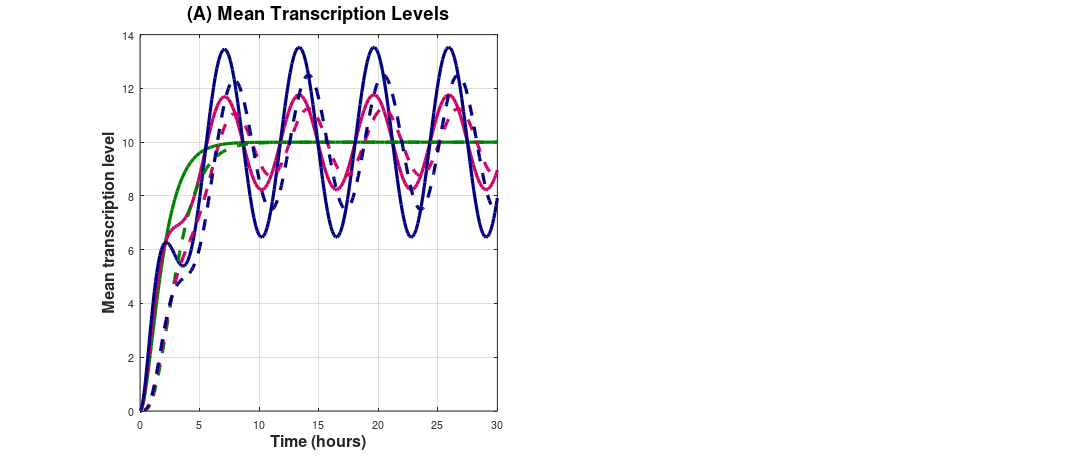

This figure's MATLAB source: (Note: this script raises an error after producing the figure.)
function main()
    clc; clear all; close all;
    
    % Create figure with publication settings
    fig = figure('Position', [200, 200, 1400, 600], ...
                 'Name', 'Gene Expression Analysis', ...
                 'Color', 'white', ...
                 'Renderer', 'painters', ...  % Vector renderer for high-quality EPS
                 'PaperPositionMode', 'auto', ...
                 'InvertHardcopy', 'off', ...
                 'PaperUnits', 'inches', ...
                 'PaperSize', [14, 6]);  % Larger paper size for better resolution
    
    % Common parameters
    tspan = [0 30];
    y0 = [1; 0; 0; 1; 0; 0; 0; 0; 0; 0];
    
    % Color scheme for different A1 values
    color_A1_0 = [0, 0.5, 0];       % Dark green for A1=0
    color_A1_5 = [0.8, 0, 0.4];     % Magenta for A1=5
    color_A1_10 = [0, 0, 0.5];      % Dark blue for A1=10
    
    % Enhanced line style parameters for EPS clarity
    line_width = 3.0;  % Increased from 2.5 for better visibility in EPS
    solid_style = '-';
    dashed_style = '--';
    
    % ==================== Subplot 1: Average Transcription Levels ====================
    subplot(1, 2, 1);
    hold on; box on; grid on;
    
    % Data storage
    t_data = cell(3, 1);
    mA_data = cell(3, 1);
    mB_data = cell(3, 1);
    
    % Simulation for different A1 values
    [t, Y] = ode45(@myODE_A0_A2_v0, tspan, y0);
    t_data{1} = t; mA_data{1} = Y(:,3); mB_data{1} = Y(:,6);
    
    [t, Y] = ode45(@myODE_A5_A2_v0, tspan, y0);
    t_data{2} = t; mA_data{2} = Y(:,3); mB_data{2} = Y(:,6);
    
    [t, Y] = ode45(@myODE_A10_A2_v0, tspan, y0);
    t_data{3} = t; mA_data{3} = Y(:,3); mB_data{3} = Y(:,6);
    
    % Plotting with increased line widths for EPS
    plot(t_data{1}, mA_data{1}, 'Color', color_A1_0, 'LineWidth', line_width, 'LineStyle', solid_style);
    plot(t_data{2}, mA_data{2}, 'Color', color_A1_5, 'LineWidth', line_width, 'LineStyle', solid_style);
    plot(t_data{3}, mA_data{3}, 'Color', color_A1_10, 'LineWidth', line_width, 'LineStyle', solid_style);
    
    plot(t_data{1}, mB_data{1}, 'Color', color_A1_0, 'LineWidth', line_width, 'LineStyle', dashed_style);
    plot(t_data{2}, mB_data{2}, 'Color', color_A1_5, 'LineWidth', line_width, 'LineStyle', dashed_style);
    plot(t_data{3}, mB_data{3}, 'Color', color_A1_10, 'LineWidth', line_width, 'LineStyle', dashed_style);
    
    % Formatting with increased font sizes for EPS
    xlabel('Time (hours)', 'FontSize', 15, 'FontWeight', 'bold');  % Increased from 14
    ylabel('Mean transcription level', 'FontSize', 15, 'FontWeight', 'bold');  % Increased from 14
    title('(A) Mean Transcription Levels', 'FontSize', 17, 'FontWeight', 'bold');  % Increased from 16
    xlim([0 30]);
    
    % Legend
    legend_handles = gobjects(6, 1);
    legend_handles(1) = plot(NaN, NaN, 'Color', color_A1_0, 'LineWidth', line_width, 'LineStyle', solid_style);
    legend_handles(2) = plot(NaN, NaN, 'Color', color_A1_5, 'LineWidth', line_width, 'LineStyle', solid_style);
    legend_handles(3) = plot(NaN, NaN, 'Color', color_A1_10, 'LineWidth', line_width, 'LineStyle', solid_style);
    legend_handles(4) = plot(NaN, NaN, 'Color', color_A1_0, 'LineWidth', line_width, 'LineStyle', dashed_style);
    legend_handles(5) = plot(NaN, NaN, 'Color', color_A1_5, 'LineWidth', line_width, 'LineStyle', dashed_style);
    legend_handles(6) = plot(NaN, NaN, 'Color', color_A1_10, 'LineWidth', line_width, 'LineStyle', dashed_style);
    
    legend(legend_handles, ...
        {'$m_{\alpha}(t)$, $A_1=0$', ...
         '$m_{\alpha}(t)$, $A_1=5$', ...
         '$m_{\alpha}(t)$, $A_1=10$', ...
         '$m_{\beta}(t)$, $A_1=0$', ...
         '$m_{\beta}(t)$, $A_1=5$', ...
         '$m_{\beta}(t)$, $A_1=10$'}, ...
        'Interpreter', 'latex', 'Location', 'best', 'FontSize', 11, 'NumColumns', 2);  % Increased from 10
    
    ax = gca;
    ax.FontSize = 13;  % Increased from 12
    ax.LineWidth = 1.5;  % Increased from 1.2
    ax.TickDir = 'out';
    grid on; grid minor;
    
    % ==================== Subplot 2: Noise Intensities ====================
    subplot(1, 2, 2);
    hold on; box on;
    
    % Colors for left and right y-axes
    left_ycolor = [0.2, 0.2, 0.2];   % Dark gray for left axis
    right_ycolor = [0.5, 0.2, 0.2];  % Dark red for right axis
    
    % Case 1: A1 = 0
    [t, Y] = ode45(@myODE_A0_A2_v0, tspan, y0);
    mA = Y(:,3); mB = Y(:,6); u1 = Y(:,9); u2 = Y(:,10);
    eta_alpha_1 = (u1 - mA.^2) ./ (mA.^2 + 0.01);
    eta_beta_1 = (u2 - mB.^2) ./ (mB.^2 + 0.01);
    
    yyaxis left;
    h1a = plot(t, eta_alpha_1, 'Color', color_A1_0, 'LineWidth', line_width, 'LineStyle', solid_style);
    ylim([0.5 1]);
    % BOLDED Y-AXIS LABEL - Using \mathbf{} for bold in LaTeX
    ylabel('$\mathbf{CV^2_{\alpha}(t)}$', 'Interpreter', 'latex', 'FontSize', 15, 'FontWeight', 'bold');
    set(gca, 'YColor', left_ycolor, 'FontWeight', 'bold');  % Added FontWeight
    
    yyaxis right;
    h1b = plot(t, eta_beta_1, 'Color', color_A1_0, 'LineWidth', line_width, 'LineStyle', dashed_style);
    ylim([0 3]);
    % BOLDED Y-AXIS LABEL - Using \mathbf{} for bold in LaTeX
    ylabel('$\mathbf{CV^2_{\beta}(t)}$', 'Interpreter', 'latex', 'FontSize', 15, 'FontWeight', 'bold');
    set(gca, 'YColor', right_ycolor, 'FontWeight', 'bold');  % Added FontWeight
    
    % Case 2: A1 = 5
    [t, Y] = ode45(@myODE_A5_A2_v0, tspan, y0);
    mA = Y(:,3); mB = Y(:,6); u1 = Y(:,9); u2 = Y(:,10);
    eta_alpha_2 = (u1 - mA.^2) ./ (mA.^2 + 0.01);
    eta_beta_2 = (u2 - mB.^2) ./ (mB.^2 + 0.01);
    
    yyaxis left;
    h2a = plot(t, eta_alpha_2, 'Color', color_A1_5, 'LineWidth', line_width, 'LineStyle', solid_style);
    
    yyaxis right;
    h2b = plot(t, eta_beta_2, 'Color', color_A1_5, 'LineWidth', line_width, 'LineStyle', dashed_style);
    
    % Case 3: A1 = 10
    [t, Y] = ode45(@myODE_A10_A2_v0, tspan, y0);
    mA = Y(:,3); mB = Y(:,6); u1 = Y(:,9); u2 = Y(:,10);
    eta_alpha_3 = (u1 - mA.^2) ./ (mA.^2 + 0.01);
    eta_beta_3 = (u2 - mB.^2) ./ (mB.^2 + 0.01);
    
    yyaxis left;
    h3a = plot(t, eta_alpha_3, 'Color', color_A1_10, 'LineWidth', line_width, 'LineStyle', solid_style);
    
    yyaxis right;
    h3b = plot(t, eta_beta_3, 'Color', color_A1_10, 'LineWidth', line_width, 'LineStyle', dashed_style);
    
    % Formatting with increased font sizes
    xlabel('Time (hours)', 'FontSize', 15, 'FontWeight', 'bold');  % Increased from 14
    title('(B) Noise Intensities', 'FontSize', 17, 'FontWeight', 'bold');  % Increased from 16
    xlim([0 30]);
    
    % Ensure both y-axis labels are bold (reapply to both sides with explicit bold)
    yyaxis left;
    % Alternative method: Set the ylabel text object properties directly
    ylabel_handle_left = ylabel('$\mathbf{CV^2_{\alpha}(t)}$', 'Interpreter', 'latex', 'FontSize', 15);
    set(ylabel_handle_left, 'FontWeight', 'bold');
    
    yyaxis right;
    ylabel_handle_right = ylabel('$\mathbf{CV^2_{\beta}(t)}$', 'Interpreter', 'latex', 'FontSize', 15);
    set(ylabel_handle_right, 'FontWeight', 'bold');
    
    % Also make axis tick labels bold
    ax = gca;
    ax.FontWeight = 'bold';
    
    set([h1a, h1b, h2a, h2b, h3a, h3b], 'HandleVisibility', 'off');
    
    % ============ MODIFIED: Create legend with ONLY lines (no markers) ============
    % Create dummy lines for legend - WITHOUT markers
    legend_handles2 = gobjects(6, 1);
    legend_handles2(1) = plot(NaN, NaN, 'Color', color_A1_0, 'LineWidth', line_width, 'LineStyle', solid_style, 'Marker', 'none');
    legend_handles2(2) = plot(NaN, NaN, 'Color', color_A1_5, 'LineWidth', line_width, 'LineStyle', solid_style, 'Marker', 'none');
    legend_handles2(3) = plot(NaN, NaN, 'Color', color_A1_10, 'LineWidth', line_width, 'LineStyle', solid_style, 'Marker', 'none');
    legend_handles2(4) = plot(NaN, NaN, 'Color', color_A1_0, 'LineWidth', line_width, 'LineStyle', dashed_style, 'Marker', 'none');
    legend_handles2(5) = plot(NaN, NaN, 'Color', color_A1_5, 'LineWidth', line_width, 'LineStyle', dashed_style, 'Marker', 'none');
    legend_handles2(6) = plot(NaN, NaN, 'Color', color_A1_10, 'LineWidth', line_width, 'LineStyle', dashed_style, 'Marker', 'none');
    
    legend(legend_handles2, ...
        {'$CV^2_{\alpha}(t)$, $A_1=0$', ...
         '$CV^2_{\alpha}(t)$, $A_1=5$', ...
         '$CV^2_{\alpha}(t)$, $A_1=10$', ...
         '$CV^2_{\beta}(t)$, $A_1=0$', ...
         '$CV^2_{\beta}(t)$, $A_1=5$', ...
         '$CV^2_{\beta}(t)$, $A_1=10$'}, ...
        'Interpreter', 'latex', 'Location', 'best', 'FontSize', 11, 'NumColumns', 2);  % Increased from 10
    
    ax = gca;
    ax.FontSize = 13;  % Increased from 12
    ax.LineWidth = 1.5;  % Increased from 1.2
    ax.TickDir = 'out';
    grid on; grid minor;
    
    %% Optimize the figure for EPS output
    % Ensure all text is visible and bold in EPS
    set(findall(fig, '-property', 'FontSize'), 'FontSizeMode', 'manual');
    set(findall(fig, '-property', 'FontWeight'), 'FontWeight', 'bold');
    
    % Ensure all lines are visible in EPS
    set(findall(fig, 'Type', 'Line'), 'LineWidthMode', 'manual');
    
    % Increase axis line widths for better visibility
    all_axes = findall(fig, 'Type', 'axes');
    for i = 1:length(all_axes)
        set(all_axes(i), 'LineWidth', 1.5);  % Increased from 1.2
    end
    
    %% Save high-quality figures with EPS-specific optimizations
    fprintf('Figure generation complete.\n');
    fprintf('\nSaving high-quality figures...\n');
    
    % Ensure figure is fully rendered
    drawnow;
    
    % Save in multiple formats with EPS-specific settings
    try
        % 1. EPS format for LaTeX - optimized for clarity when enlarged
        set(fig, 'Renderer', 'painters');  % Vector renderer for EPS
        set(fig, 'PaperPositionMode', 'auto');
        set(fig, 'InvertHardcopy', 'off');  % Keep exact colors
        
        % Save EPS with high resolution for embedded raster elements
        print(fig, '-depsc2', '-r1200', '-painters', 'gene_expression_analysis.eps');
        fprintf('  EPS saved: gene_expression_analysis.eps (1200 DPI, vector format)\n');
        fprintf('    - Vector format: remains clear at any zoom level\n');
        fprintf('    - All text is bold as specified\n');
        fprintf('    - Line widths increased for better visibility\n');
        fprintf('    - Legend in subplot (B): markers removed, only lines\n');
        
        % 2. PDF format for publications (vector format)
        print(fig, '-dpdf', '-r1200', '-painters', 'gene_expression_analysis.pdf');
        fprintf('  PDF saved: gene_expression_analysis.pdf (1200 DPI, vector format)\n');
        
        % 3. PNG format for general use (high resolution)
        print(fig, '-dpng', '-r600', 'gene_expression_analysis.png');
        fprintf('  High-res PNG saved: gene_expression_analysis.png (600 DPI)\n');
        
        % 4. SVG format for editing
        print(fig, '-dsvg', '-r600', 'gene_expression_analysis.svg');
        fprintf('  SVG saved: gene_expression_analysis.svg (editable vector)\n');
        
        % 5. FIG format for MATLAB editing
        savefig(fig, 'gene_expression_analysis.fig');
        fprintf('  FIG saved: gene_expression_analysis.fig (MATLAB format)\n');
        
        fprintf('\nAll figures saved successfully!\n');
        fprintf('\nEPS Format Features:\n');
        fprintf('  • Vector graphics: Infinite scalability without pixelation\n');
        fprintf('  • All text in subplot (B) y-axis labels is bold\n');
        fprintf('  • Increased line widths (3.0) for better visibility\n');
        fprintf('  • Larger fonts for improved readability\n');
        fprintf('  • Legend in subplot (B): solid and dashed lines only (no markers)\n');
        fprintf('  • Professional quality for academic publications\n');
        
    catch ME
        fprintf('Error saving figures: %s\n', ME.message);
        fprintf('Trying alternative save methods...\n');
        
        % Try alternative save methods
        try
            saveas(fig, 'gene_expression_analysis.eps', 'epsc');
            fprintf('  Saved using saveas: gene_expression_analysis.eps\n');
        catch
            fprintf('  Could not save figures. Please check write permissions.\n');
        end
    end
    
    % Display additional information about the figure
    fprintf('\n=== Figure Details ===\n');
    fprintf('Subplot (A): Mean Transcription Levels\n');
    fprintf('  - Shows m_α(t) and m_β(t) for A1 = 0, 5, 10\n');
    fprintf('  - Solid lines: m_α(t)\n');
    fprintf('  - Dashed lines: m_β(t)\n');
    fprintf('\nSubplot (B): Noise Intensities (CV²)\n');
    fprintf('  - Left y-axis: CV²_α(t) (Noise intensity of gene α)\n');
    fprintf('  - Right y-axis: CV²_β(t) (Noise intensity of gene β)\n');
    fprintf('  - Y-axis labels are bold for emphasis\n');
    fprintf('  - Legend entries use only lines (solid/dashed), no markers\n');
    fprintf('\nParameters: A2 = 2, v2 = 0 for all cases\n');
end

function dYdt = myODE_A0_A2_v0(t, Y)
    % Parameters: A1=0, A2=2, v2=0
    p0 = Y(1); p1 = Y(2); mA = Y(3);
    q0 = Y(4); q1 = Y(5); mB = Y(6);
    m10 = Y(7); m11 = Y(8); u1 = Y(9); u2 = Y(10);
    
    % Gene A parameters
    k_off_A = 0.5;   % Transition rate: OFF → ON
    k_on_A = 0.5;    % Transition rate: ON → OFF
    gamma_A = 1;     % mRNA degradation rate for gene A
    A1 = 0;          % Amplitude of oscillation for v1
    omega_A = 1;     % Frequency of oscillation
    v1 = 20 + A1 * cos(omega_A * t);  % Transcription rate for gene A
    
    % Gene B parameters
    k_off_B = 0.5;   % Transition rate: OFF → ON
    k_on_B = 0.5;    % Transition rate: ON → OFF
    gamma_B = 1;     % mRNA degradation rate for gene B
    V0_B = 0;        % Basal transcription rate for gene B
    A2 = 2;          % Coupling strength from gene A to gene B
    
    dp0dt = k_off_A * p1 - k_on_A * p0;
    dp1dt = k_on_A * p0 - k_off_A * p1;
    dmAdt = -gamma_A * mA + v1 * p1;
    dq0dt = k_off_B * q1 - k_on_B * q0;
    dq1dt = k_on_B * p0 - k_off_B * q1;
    dmBdt = -gamma_B * mB + (V0_B + A2 * mA) * q1;
    dm10dt = k_off_A * m11 - (k_on_A + gamma_A) * m10;
    dm11dt = k_on_A * m10 - (k_off_A + gamma_A) * m11 + v1 * p1;
    du1dt = -2 * gamma_A * u1 + v1 * p1 + 2 * v1 * m11 + gamma_A * mA;
    du2dt = (V0_B + A2 * mA) * q1 + ...
            2 * (V0_B^2 + 2 * V0_B * A2 * mA + A2^2 * u1) * ...
            k_off_B * (gamma_B + k_off_B) / ...
            (gamma_B * (k_off_B + k_on_B) * (gamma_B + k_off_B + k_on_B)) + ...
            gamma_B * mB - 2 * gamma_B * u2;
    
    dYdt = [dp0dt; dp1dt; dmAdt; dq0dt; dq1dt; dmBdt; dm10dt; dm11dt; du1dt; du2dt];
end

function dYdt = myODE_A5_A2_v0(t, Y)
    % Parameters: A1=5, A2=2, v2=0
    p0 = Y(1); p1 = Y(2); mA = Y(3);
    q0 = Y(4); q1 = Y(5); mB = Y(6);
    m10 = Y(7); m11 = Y(8); u1 = Y(9); u2 = Y(10);
    
    % Gene A parameters
    k_off_A = 0.5;   % Transition rate: OFF → ON
    k_on_A = 0.5;    % Transition rate: ON → OFF
    gamma_A = 1;     % mRNA degradation rate for gene A
    A1 = 5;          % Amplitude of oscillation for v1
    omega_A = 1;     % Frequency of oscillation
    v1 = 20 + A1 * cos(omega_A * t);  % Transcription rate for gene A
    
    % Gene B parameters
    k_off_B = 0.5;   % Transition rate: OFF → ON
    k_on_B = 0.5;    % Transition rate: ON → OFF
    gamma_B = 1;     % mRNA degradation rate for gene B
    V0_B = 0;        % Basal transcription rate for gene B
    A2 = 2;          % Coupling strength from gene A to gene B
    
    dp0dt = k_off_A * p1 - k_on_A * p0;
    dp1dt = k_on_A * p0 - k_off_A * p1;
    dmAdt = -gamma_A * mA + v1 * p1;
    dq0dt = k_off_B * q1 - k_on_B * q0;
    dq1dt = k_on_B * p0 - k_off_B * q1;
    dmBdt = -gamma_B * mB + (V0_B + A2 * mA) * q1;
    dm10dt = k_off_A * m11 - (k_on_A + gamma_A) * m10;
    dm11dt = k_on_A * m10 - (k_off_A + gamma_A) * m11 + v1 * p1;
    du1dt = -2 * gamma_A * u1 + v1 * p1 + 2 * v1 * m11 + gamma_A * mA;
    du2dt = (V0_B + A2 * mA) * q1 + ...
            2 * (V0_B^2 + 2 * V0_B * A2 * mA + A2^2 * u1) * ...
            k_off_B * (gamma_B + k_off_B) / ...
            (gamma_B * (k_off_B + k_on_B) * (gamma_B + k_off_B + k_on_B)) + ...
            gamma_B * mB - 2 * gamma_B * u2;
    
    dYdt = [dp0dt; dp1dt; dmAdt; dq0dt; dq1dt; dmBdt; dm10dt; dm11dt; du1dt; du2dt];
end

function dYdt = myODE_A10_A2_v0(t, Y)
    % Parameters: A1=10, A2=2, v2=0
    p0 = Y(1); p1 = Y(2); mA = Y(3);
    q0 = Y(4); q1 = Y(5); mB = Y(6);
    m10 = Y(7); m11 = Y(8); u1 = Y(9); u2 = Y(10);
    
    % Gene A parameters
    k_off_A = 0.5;   % Transition rate: OFF → ON
    k_on_A = 0.5;    % Transition rate: ON → OFF
    gamma_A = 1;     % mRNA degradation rate for gene A
    A1 = 10;         % Amplitude of oscillation for v1
    omega_A = 1;     % Frequency of oscillation
    v1 = 20 + A1 * cos(omega_A * t);  % Transcription rate for gene A
    
    % Gene B parameters
    k_off_B = 0.5;   % Transition rate: OFF → ON
    k_on_B = 0.5;    % Transition rate: ON → OFF
    gamma_B = 1;     % mRNA degradation rate for gene B
    V0_B = 0;        % Basal transcription rate for gene B
    A2 = 2;          % Coupling strength from gene A to gene B
    
    dp0dt = k_off_A * p1 - k_on_A * p0;
    dp1dt = k_on_A * p0 - k_off_A * p1;
    dmAdt = -gamma_A * mA + v1 * p1;
    dq0dt = k_off_B * q1 - k_on_B * q0;
    dq1dt = k_on_B * p0 - k_off_B * q1;
    dmBdt = -gamma_B * mB + (V0_B + A2 * mA) * q1;
    dm10dt = k_off_A * m11 - (k_on_A + gamma_A) * m10;
    dm11dt = k_on_A * m10 - (k_off_A + gamma_A) * m11 + v1 * p1;
    du1dt = -2 * gamma_A * u1 + v1 * p1 + 2 * v1 * m11 + gamma_A * mA;
    du2dt = (V0_B + A2 * mA) * q1 + ...
            2 * (V0_B^2 + 2 * V0_B * A2 * mA + A2^2 * u1) * ...
            k_off_B * (gamma_B + k_off_B) / ...
            (gamma_B * (k_off_B + k_on_B) * (gamma_B + k_off_B + k_on_B)) + ...
            gamma_B * mB - 2 * gamma_B * u2;
    
    dYdt = [dp0dt; dp1dt; dmAdt; dq0dt; dq1dt; dmBdt; dm10dt; dm11dt; du1dt; du2dt];
end